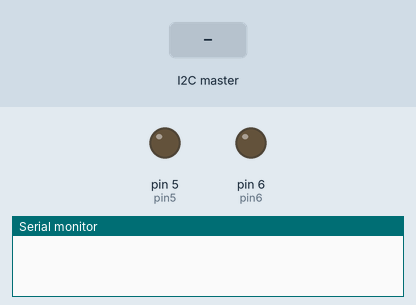
This sketch was run on a simulated Arduino Uno, built with avr-gcc and run on an emulated ATmega328P. On the bench: output pins drawn as LEDs (lit = HIGH), the last lines printed to the serial monitor. The test bench sets the inputs (shaded band).

Above: at 1.2 s.
1.3 s: the I2C master sends the byte 1
At 1.6 s:
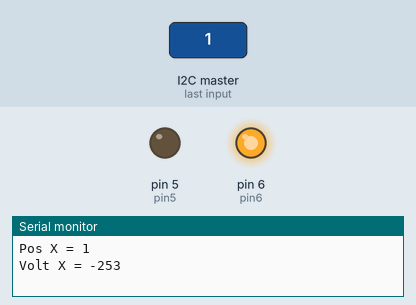
2.8 s: the I2C master sends the byte 90
At 3.9 s:
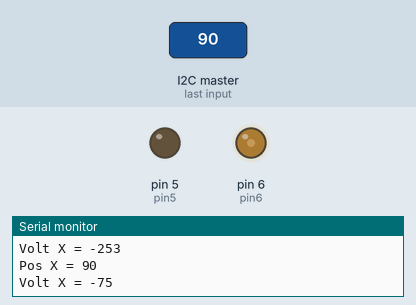
4.3 s: the I2C master sends the byte 200
At 5.0 s:
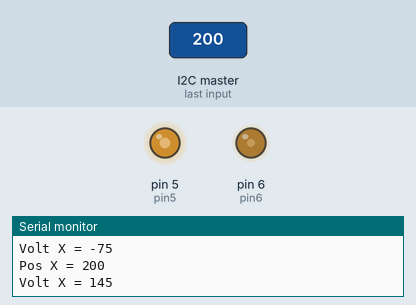
5.8 s: the I2C master sends the byte 0
At 6.2 s:
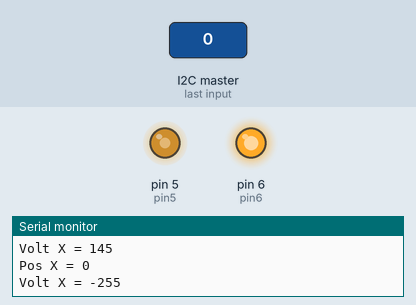
Timing chart, 0 to 8.3 s (numbered marks = the images above; inputs shaded):
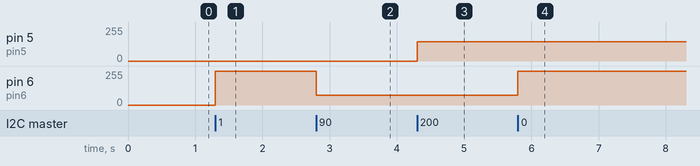

Measured:
- after the input at 1.3 s, pin 6 (pin6): 0/255 → 253/255 at once
- after the input at 2.8 s, pin 6 (pin6): 253/255 → 75/255 at once
- after the input at 4.3 s, pin 5 (pin5): 0/255 → 145/255 at once
- after the input at 5.8 s, pin 6 (pin6): 75/255 → 255/255 at once

The sketch:

Arduino_Esclavo_3.ino
```cpp
#include <Wire.h>

int pin5=5;//Entrada 2 puente H
int pin6=6;//Entrada 7 puente H
int posX;
int posY;
int posZ;

int voltX;
int voltY;
int voltZ;

void setup() {
  pinMode(pin5,OUTPUT);
  pinMode(pin6,OUTPUT);

  Wire.begin(1);
  Wire.onReceive(receiveEvent);

  Serial.begin(9600);

}

void receiveEvent(int howMany){
//Lectura de bytes
  //Si hay tres bytes disponibles
  /*
  if(Wire.available()==3){
    posX=Wire.read();
    Serial.print("Pos X = ");
    Serial.println(posX);
  }
  //Si hay dos bytes disponibles
  if(Wire.available()==2){
    posY=Wire.read();
    //Serial.print("Pos Y = ");
    //Serial.println(posY);

  }

  //Si hay un byte disponible
  if(Wire.available()==1){
    posZ=Wire.read();
    //Serial.print("Pos Z = ");
    //Serial.println(posZ);
  }
  */

  if(Wire.available()==1){
    posX=Wire.read();
    Serial.print("Pos X = ");
    Serial.println(posX);
  }

  voltX=map(posX,0,255,-255,255);
  //voltY=map(posY,-90,90,0,255);
  //voltZ=map(posZ,-90,90,0,255);

  Serial.print("Volt X = ");
  Serial.println(voltX);

  if(voltX > 0){
    analogWrite(pin5,voltX);
  }else{
    voltX = voltX * -1;
    analogWrite(pin6,voltX);
  }


}

void loop() {
  //analogWrite(pin5,voltX);
  //analogWrite(pin6,0);
}
```
